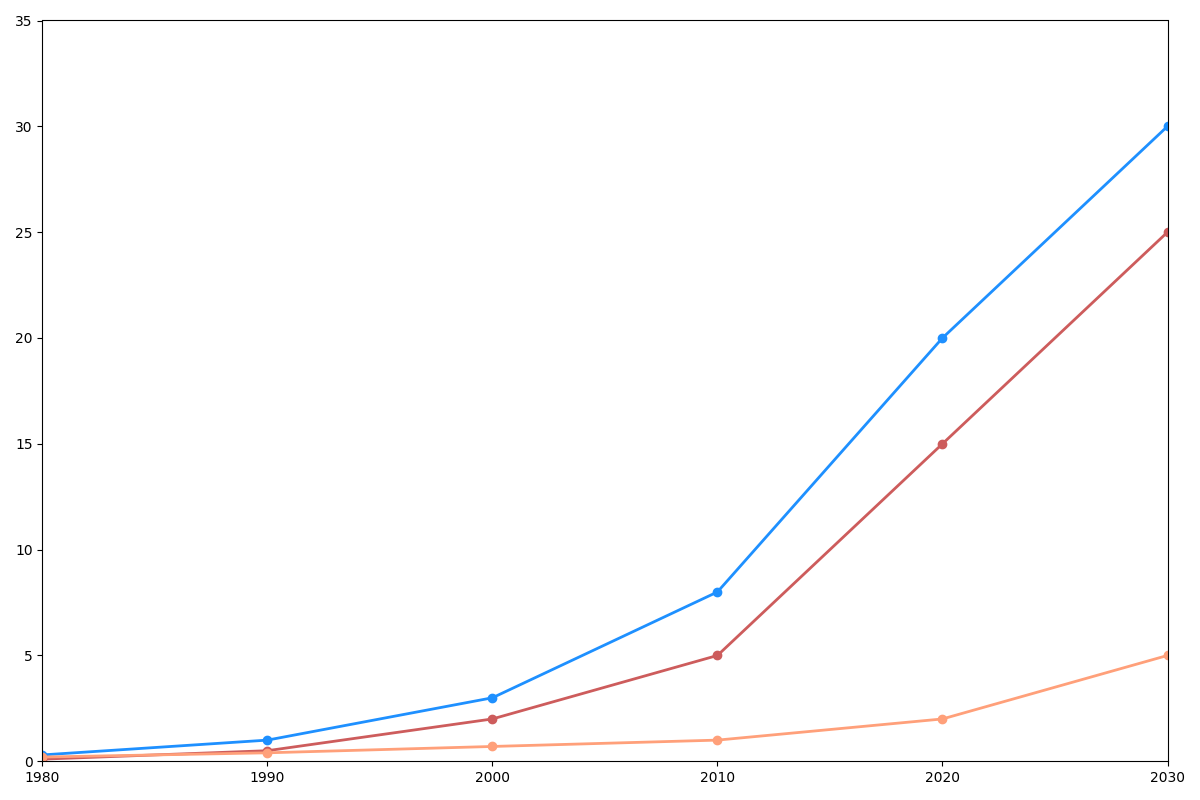

This chart was generated by the following Python code:
import numpy as np
import matplotlib.pyplot as plt

decades = np.arange(1980, 2031, 10)
solar_energy = [0.1, 0.5, 2, 5, 15, 25]
wind_energy = [0.3, 1, 3, 8, 20, 30]
# hydro_energy = [5, 6, 8, 10, 12, 15]
geothermal_energy = [0.2, 0.4, 0.7, 1, 2, 5]

# Removed hydro_energy and its associated color
data = [solar_energy, wind_energy, geothermal_energy]
colors = ['#CD5C5C', '#1E90FF', '#FFA07A']

fig, ax = plt.subplots(figsize=(12, 8))

for i in range(len(data)):
    ax.plot(decades, data[i], marker='o', color=colors[i], linewidth=2, linestyle='-')

ax.set_xlim(1980, 2030)
ax.set_ylim(0, 35)

plt.tight_layout()
plt.show()
